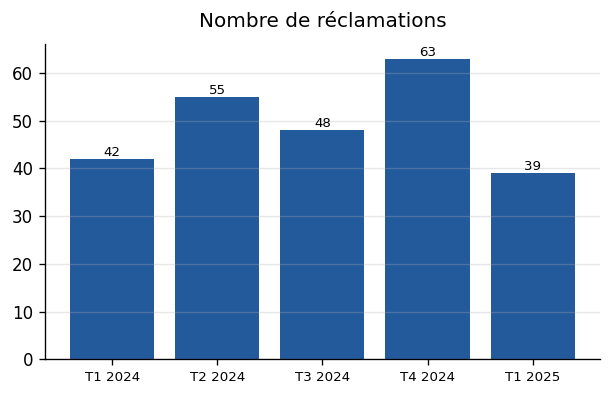
#> input picture backend/chart_testset/images/bar_claims_quarter.png, 612 x 396 px
$ python -i ocr.py   (imports and definitions only)
#> lines starting #> are read from the running program, lines starting #| are printed output that depends on the picture
import os
import re
import io
import numpy as np
import pytesseract
from PIL import Image, ImageEnhance, ImageFilter

pytesseract.pytesseract.tesseract_cmd = (
    "/usr/bin/tesseract"
    if os.name != "nt"
    else r"C:\Program Files\Tesseract-OCR\tesseract.exe"
)
# ── Constantes ────────────────────────────────────────────────
X_AXIS_MAX        = 40     # tokens axe Y (x trop petit → ignorer)
VALUE_MIN_CONF    = 70     # confiance min pour les valeurs de barres
LABEL_MIN_CONF    = 30     # confiance min pour les labels
LINE_GROUP_TOL    = 15     # tolérance Y pour grouper tokens en ligne
CLUSTER_TOL_X     = 80     # tolérance X pour grouper tokens en colonne
LABEL_ZONE_RATIO  = 0.92   # seuil Y : en dessous = valeurs, au-dessus = labels
TITLE_ZONE_RATIO  = 0.12   # seuil Y : au-dessus = titre
PIE_SUM_TOL       = 10     # tolérance somme pourcentages
MIN_BAR_VALUE     = 100    # valeur min pour être une barre
MAX_BAR_VALUE     = 9_999_999

QUARTER_FUSED = re.compile(r"^[T1]?([1-4])(\d{4})$")
QUARTER_CLEAN = re.compile(r"^(T[1-4])\s*(\d{4})$")
YEAR_RE       = re.compile(r"^\d{4}$")
QUARTER_RE    = re.compile(r"^T[1-4]$")


# ════════════════════════════════════════════════════════════════
# 1. PRÉTRAITEMENT + OCR
# ════════════════════════════════════════════════════════════════

def preprocess_image(image_bytes: bytes) -> Image.Image:
    img = Image.open(io.BytesIO(image_bytes)).convert("RGB")
    w, h = img.size
    img = img.resize((w * 2, h * 2), Image.LANCZOS)
    img = img.filter(ImageFilter.SHARPEN)
    img = ImageEnhance.Contrast(img).enhance(1.5)
    return img


def get_ocr_tokens(image_bytes: bytes) -> list[dict]:
    img     = preprocess_image(image_bytes)
    img_np  = np.array(img)
    data    = pytesseract.image_to_data(
        img_np,
        output_type=pytesseract.Output.DICT,
        config="--psm 11 --oem 3"
    )
    tokens = []
    for i in range(len(data["text"])):
        txt = data["text"][i].strip()
        if txt:
            tokens.append({
                "text": txt,
                "x":    data["left"][i],
                "y":    data["top"][i],
                "w":    data["width"][i],
                "h":    data["height"][i],
                "conf": data["conf"][i],
            })
    return tokens


# ════════════════════════════════════════════════════════════════
# 2. ZONES
# ════════════════════════════════════════════════════════════════

# [325 lines left out: functions split_zones, detect_chart_type, _scan_bar_values, extract_title, extract_bar_values, extract_axis_labels and 7 more, not called in this run]

>>> import cv2
>>> picture = cv2.imread('chart_testset/images/bar_claims_quarter.png', cv2.IMREAD_GRAYSCALE)
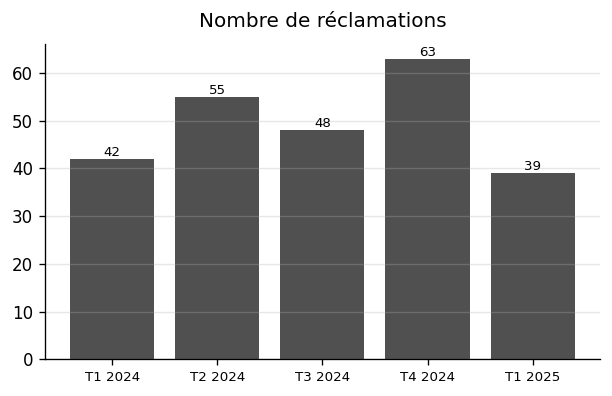
#> picture: shape (396, 612); min 0, max 255, mean 179.7
#> (the run stopped early here; a loop or call above may not have finished)

$ run again, on backend/chart_testset/images/bar_controls_status.png
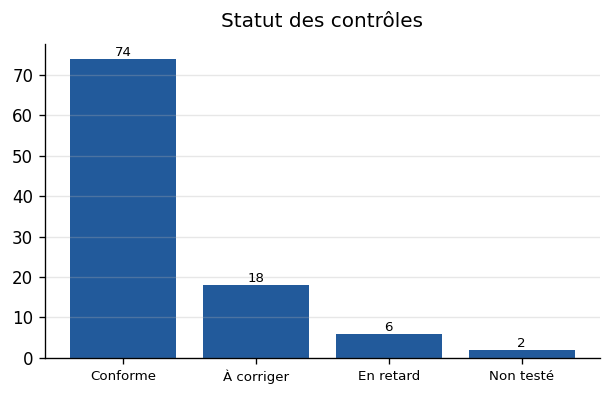
#> input picture backend/chart_testset/images/bar_controls_status.png, 612 x 396 px
#> `picture = cv2.imread('chart_testset/images/bar_claims_quarter.png', cv..`:
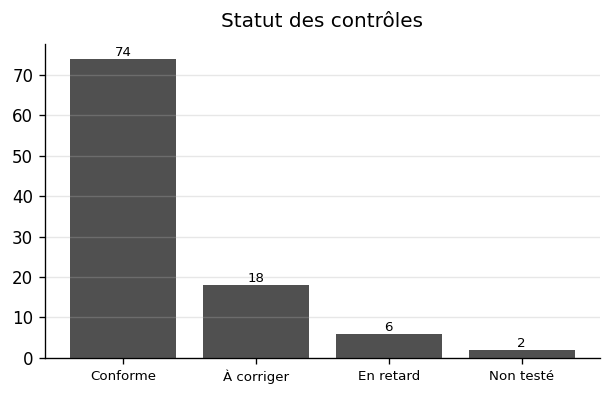
#> picture: shape (396, 612); min 0, max 255, mean 220.2

$ run again, on backend/chart_testset/images/bar_losses_by_unit.png
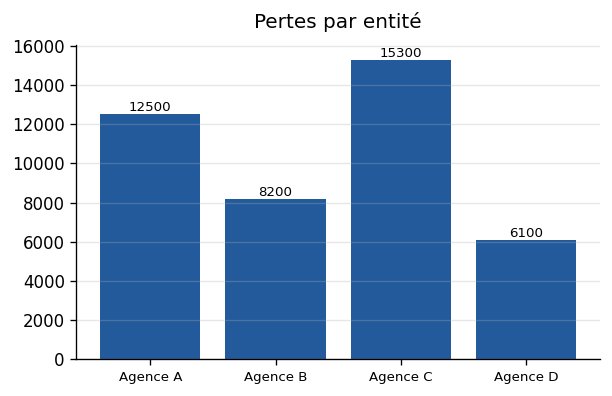
#> input picture backend/chart_testset/images/bar_losses_by_unit.png, 612 x 396 px
#> `picture = cv2.imread('chart_testset/images/bar_claims_quarter.png', cv..`:
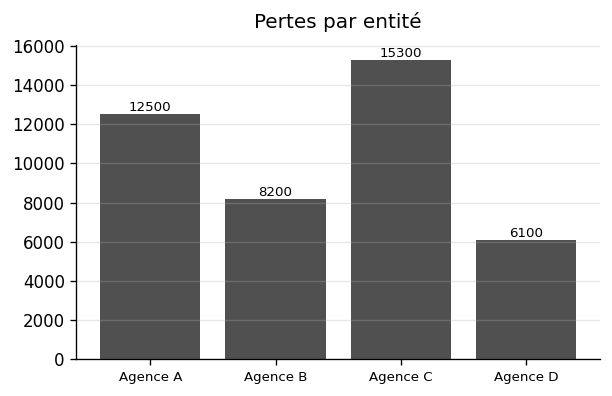
#> picture: shape (396, 612); min 0, max 255, mean 190.7

$ run again, on backend/chart_testset/images/bar_monthly_sales.png
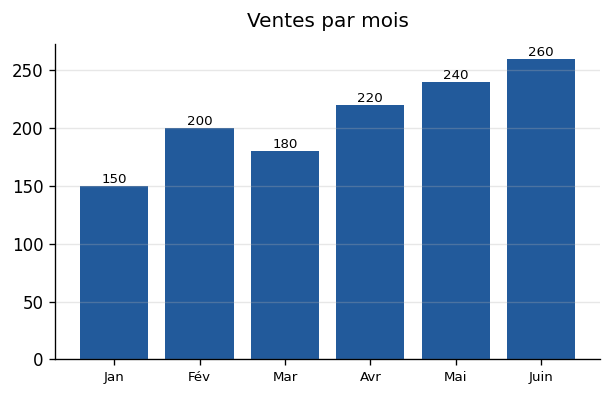
#> input picture backend/chart_testset/images/bar_monthly_sales.png, 611 x 396 px
#> `picture = cv2.imread('chart_testset/images/bar_claims_quarter.png', cv..`:
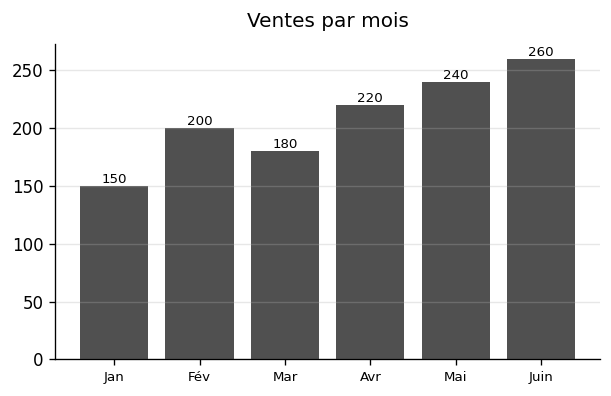
#> picture: shape (396, 611); min 0, max 255, mean 180.5
